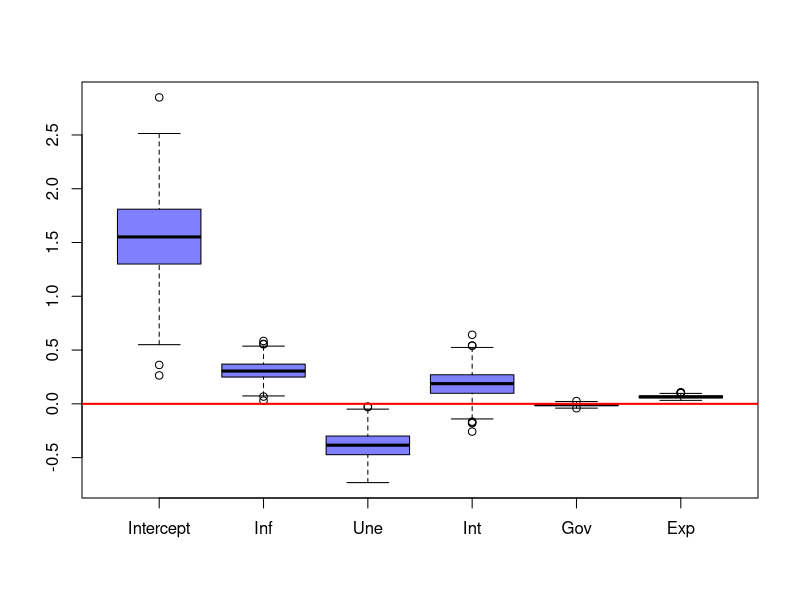
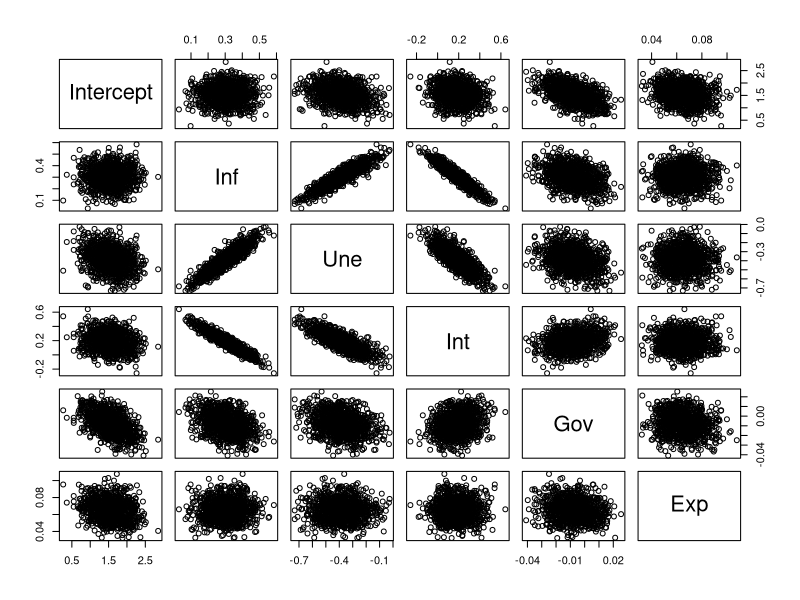
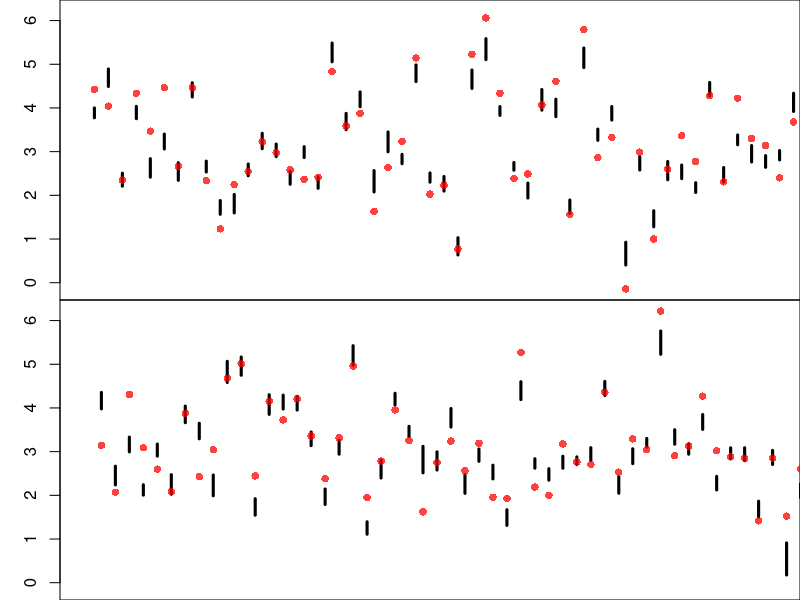
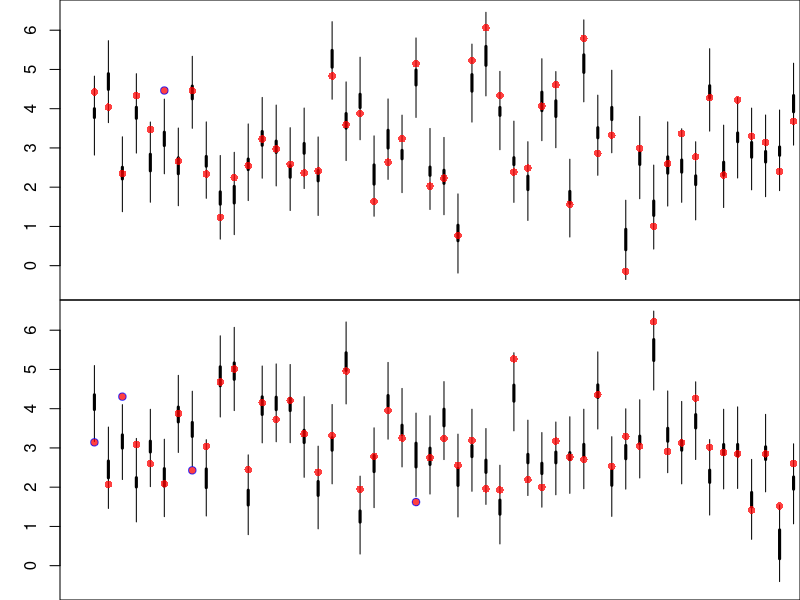

Write the R code that produced these figures, in order.
## ---- chunk 1
# Data Load
dat <- read.csv(file = "Gdp data.csv")

# Assigns Values
X <- as.matrix(dat[, 2:6])
y <- as.numeric(dat$gdp)

# Number of Observations
n <- nrow(X)

# Design Matrix
X <- cbind(rep(1, n), X)

# Number of Variables
p <- ncol(X)

# Number of Bootstrapping Samples
m <- 1000

# Bootstrapping Coefficient Estimates
booCoe <- matrix(data = NA, nrow = m, ncol = p)
for(i in 1:m){
  # Sample Selection
  booSel <- sample(x = 1:n, size = n, replace = TRUE)
  # Bootstrap Samples
  Xb <- X[booSel, ]
  yb <- y[booSel]
  # Coefficient Estimation
  booCoe[i, ] <- solve(t(Xb) %*% Xb, t(Xb) %*% yb)
}

# Plots the distribution for each coefficient
boxplot(booCoe,
        col = rgb(0, 0, 1, 0.5),
        xaxt = "n")
axis(side = 1, at = 1:6, labels = c("Intercept", "Inf", "Une", "Int", "Gov", "Exp"))
abline(h   = 0,
       col = rgb(1, 0, 0),
       lwd = 2)
## ---- chunk 2
# Data Frame
booCoeDf <- data.frame(booCoe)
colnames(booCoeDf) <- c("Intercept", "Inf", "Une", "Int", "Gov", "Exp")
pairs(booCoeDf)
## ---- chunk 3
# Mean Estimates
yh <- booCoe %*% t(X)

# Bootstrap Prediction Quantiles 2.5% and 97.5%
booConQua <- apply(X = yh, MARGIN = 2, FUN = quantile, probs = c(0.025, 0.975))

# Plots the Intervals and Observations
# Number of Plots
numPlo <- 2
ymin <- min(y, booConQua)
ymax <- max(y, booConQua)
xmin <- 0
xmax <- n / numPlo
xSet <- matrix(data = 1:n, nrow = numPlo, ncol = n / numPlo)

# Bootstrap Confidence Intervals Plot
par(mfrow = c(numPlo, 1))
par(mar = c(0, 3, 0, 0))
for(i in 1:numPlo){
  plot(NULL,
       xlim = c(xmin, xmax),
       ylim = c(ymin, ymax),
       ylab = "GDP % Growth",
       xlab = "Countries",
       xaxt = "n")
  segments(x0  = xSet[i, ],
           x1  = xSet[i, ],
           y0  = booConQua[1, xSet[i, ]],
           y1  = booConQua[2, xSet[i, ]],
           lwd = 3)
  points(x   = xSet[i, ],
         y   = y[xSet[i, ]],
         pch = 16,
         col = rgb(1, 0, 0, 0.75))
}

# Coverage of the Bootstrap Confidence Intervals
print(paste0("Bootstrap Confidence Intervals Coverage = ", round(mean((y > booConQua[1, ]) & (y < booConQua[2, ])) * 100, 2) ))
## ---- chunk 4
### Error Bootstrapping Samples
eh <- t(t(yh) - y)

### Then we re-sample the errors
eh <- eh[sample(x = 1:(m * n), size = m * n, replace = FALSE)]

# Adds the resampled errors to the bootstrap observations sample
yp <- yh + eh

# Bootstrap Prediction Quantiles 2.5% and 97.5%
booPreQua <- apply(X = yp, MARGIN = 2, FUN = quantile, probs = c(0.025, 0.975))

# Plots the Intervals and Observations
# Number of Plots
numPlo <- 2
ymin <- min(y, booPreQua)
ymax <- max(y, booPreQua)
xmin <- 0
xmax <- n / numPlo
xSet <- matrix(data = 1:n, nrow = numPlo, ncol = n / numPlo)

# Non-Covered Observations
nonCov <- ((y > booPreQua[1, ]) & (y < booPreQua[2, ]))

# Bootstrap Confidence Intervals Plot
par(mfrow = c(numPlo, 1))
par(mar = c(0, 3, 0, 0))
for(i in 1:numPlo){
  plot(NULL,
       xlim = c(xmin, xmax),
       ylim = c(ymin, ymax),
       ylab = "GDP % Growth",
       xlab = "Countries",
       xaxt = "n")
  segments(x0  = xSet[i, ] - (i - 1),
           x1  = xSet[i, ] - (i - 1),
           y0  = booConQua[1, xSet[i, ]],
           y1  = booConQua[2, xSet[i, ]],
           lwd = 3)
  segments(x0  = xSet[i, ] - (i - 1),
           x1  = xSet[i, ] - (i - 1),
           y0  = booPreQua[1, xSet[i, ]],
           y1  = booPreQua[2, xSet[i, ]],
           lwd = 1)
  points(x   = xSet[i, ] - (i - 1),
         y   = y[xSet[i, ]],
         pch = 16,
         col = rgb(1, 0, 0, 0.75))
  points(x   = xSet[i, ][!nonCov[xSet[i, ]]] - (i - 1),
         y   = y[xSet[i, ][!nonCov[xSet[i, ]]]],
         pch = 1,
         col = rgb(0, 0, 1, 0.75))
}

# Coverage of the Bootstrap Confidence Intervals
print(paste0("Bootstrap Predictive Intervals Coverage = ", round(mean((y > booPreQua[1, ]) & (y < booPreQua[2, ])) * 100, 2) ))
